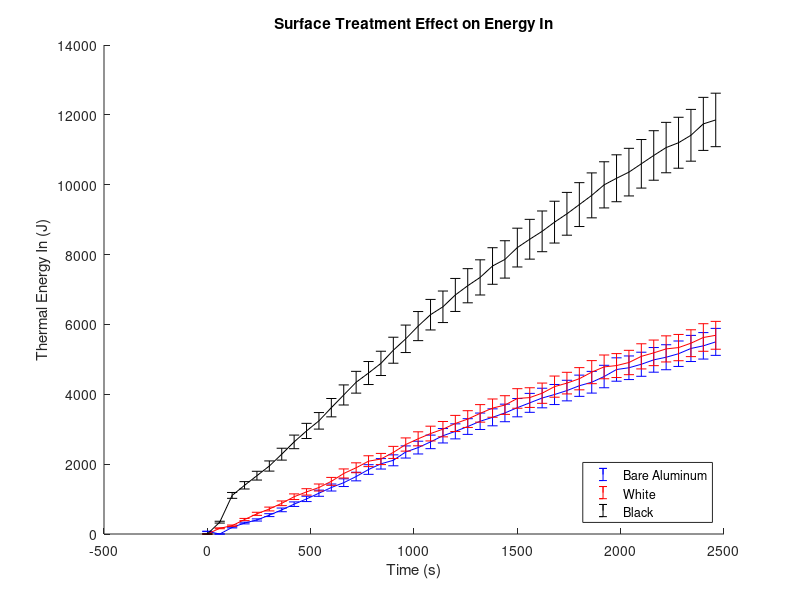
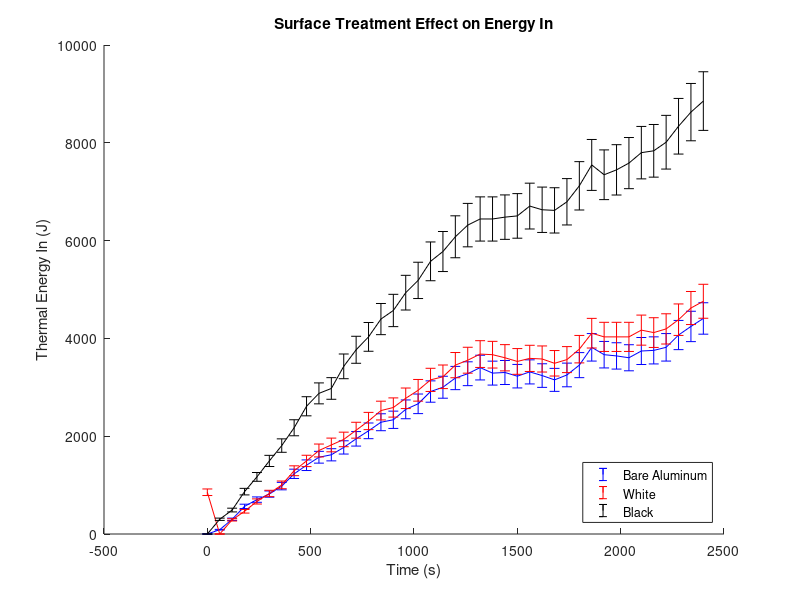
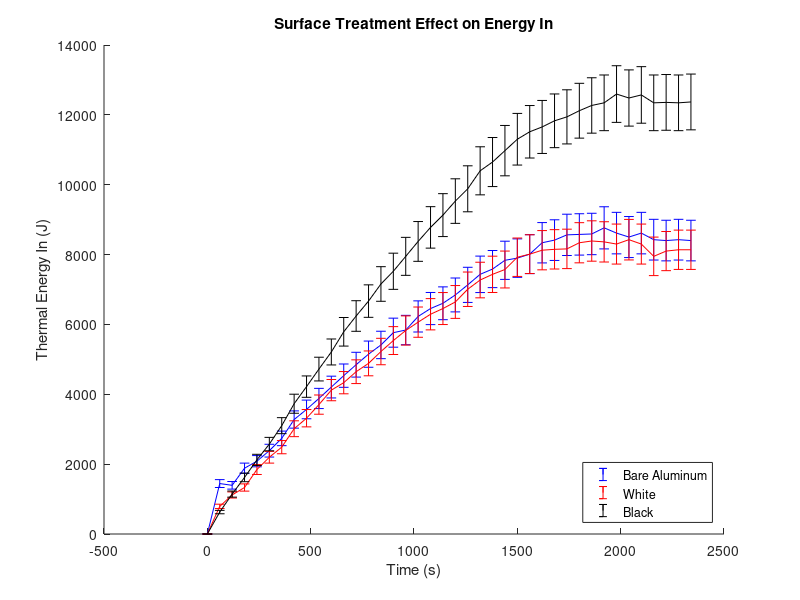
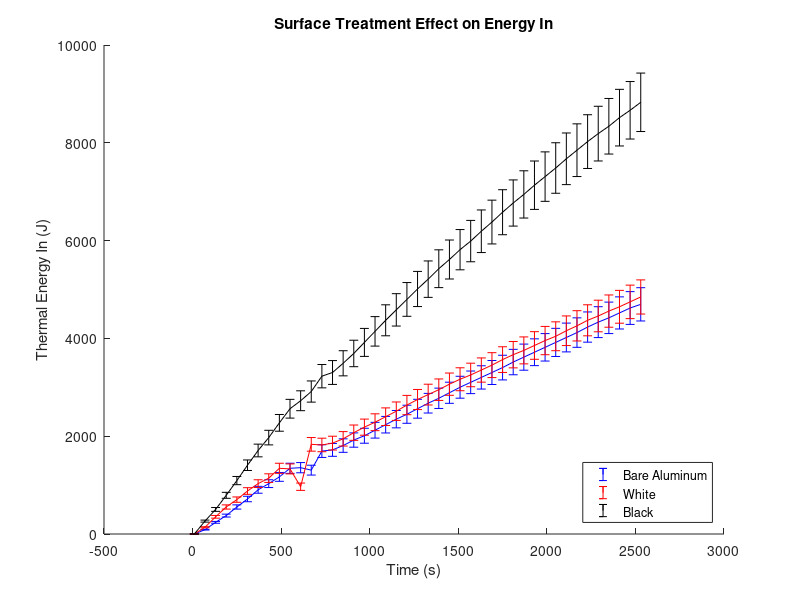

These charts were generated, in order, by the following MATLAB code:
clear ; close all ; clc ;
% bottles1 = xlsread( 'Lab6g1' ) ;
% bottles2 = xlsread( 'Lab6g2' ) ;
% bottles3 = xlsread( 'Lab6g3' ) ;
% bottles4 = xlsread( 'Lab6g4' ) ;
% save( 'Bottles.mat' )
load( 'Bottles.mat' )

for ii = 1:floor( length(bottles3)/60 ) 
    bottles3m( ii , : ) = bottles3( 60*(ii-1)+1 , : ) ;
end
for ii = 1:floor( .6*length(bottles4)/6 ) 
    bottles4m( ii , : ) = bottles4( 6*(ii-1)+2 , : ) ;
end

time{1} = bottles1( : , 1 ) ;
time{2} = bottles2( : , 1 ) ;
time{3} = bottles3m( : , 1 ) ;
time{4} = bottles4m( : , 1 ) ;

silver{1} = bottles1( : , 3 ) ;
silver{2} = bottles2( : , 3 ) ;
silver{3} = bottles3m( : , 2 ) ;
silver{4} = bottles4m( : , 3 ) ;


white{1} = bottles1( : , 2 ) ;
white{2} = bottles2( : , 4 ) ;
white{3} = bottles3m( : , 3 ) ;
white{4} = bottles4m( : , 2 ) ;

black{1} = bottles1( : , 4 ) ;
black{2} = bottles2( : , 2 ) ;
black{3} = bottles3m( : , 4 ) ;
black{4} = bottles4m( : , 4 ) ;

ambient{1} = bottles1( : , 5 ) ;
ambient{2} = bottles2( : , 5 ) ;
ambient{3} = bottles3m( : , 5 ) ;
ambient{4} = bottles4m( : , 5 ) ;

sig = 5.67037441e-8 ;
r = 2*2.54 ;
h = 8*2.54 ;
area = pi*r*h ; % surface area assuming half lit at all times
temperr = .5 ; % degrees C of Error
volerr = 10 ;
s = 4.186 ; % J/gram*K
m = 300 ; % grams

for ii = 1:4 
    err = ones( length(time{ii}) , 1 )*temperr ;
    errqs = zeros( length(time{ii}) , 1 ) ;
    errqw = zeros( length(time{ii}) , 1 ) ;
    errqb = zeros( length(time{ii}) , 1 ) ;
    qSilver = zeros( length(time{ii}) , 1 ) ;
    qWhite = zeros( length(time{ii}) , 1 ) ;
    qBlack = zeros( length(time{ii}) , 1 ) ;
    for jj = 1:length( time{ii} )
        qSilver(jj) = s*m*( silver{ii}(jj) - min( silver{ii} ) ) ;
            errqs(jj,1) = ( 2*temperr./silver{ii}(jj) + (volerr/m) ).*qSilver(jj) ;
        qWhite(jj) = s*m*( white{ii}(jj) - min( white{ii} ) ) ;
            errqw(jj,1) = ( 2*temperr./white{ii}(jj) + (volerr/m) ).*qWhite(jj) ;
        qBlack(jj) = s*m*( black{ii}(jj) - min( black{ii} ) ) ;
            errqb(jj,1) = ( 2*temperr./black{ii}(jj) + (volerr/m) ).*qBlack(jj)   ;
    end
    figure
    hold on
%     errorbar( time{ii} , silver{ii} , err , 'b' )
%     errorbar( time{ii} , white{ii} , err , 'r' )
%     errorbar( time{ii} , black{ii} , err , 'k' )
%     errorbar( time{ii} , ambient{ii} , err )
%     legend( 'Bare Aluminum' , 'White' , 'Black' ,'Ambient' , 'Location' , 'southeast' )
%     title( 'Surface Treatment Effect on Water Heat' )
%     hold off
%     
    errorbar( time{ii} , qSilver , errqs , 'b' )
    errorbar( time{ii} , qWhite , errqw , 'r' )
    errorbar( time{ii} , qBlack , errqb , 'k' )
    legend( 'Bare Aluminum' , 'White' , 'Black' , 'Location' , 'southeast' )
    title( 'Surface Treatment Effect on Energy In' )
    xlabel( 'Time (s)' )
    ylabel( 'Thermal Energy In (J)' )
    hold off
end
